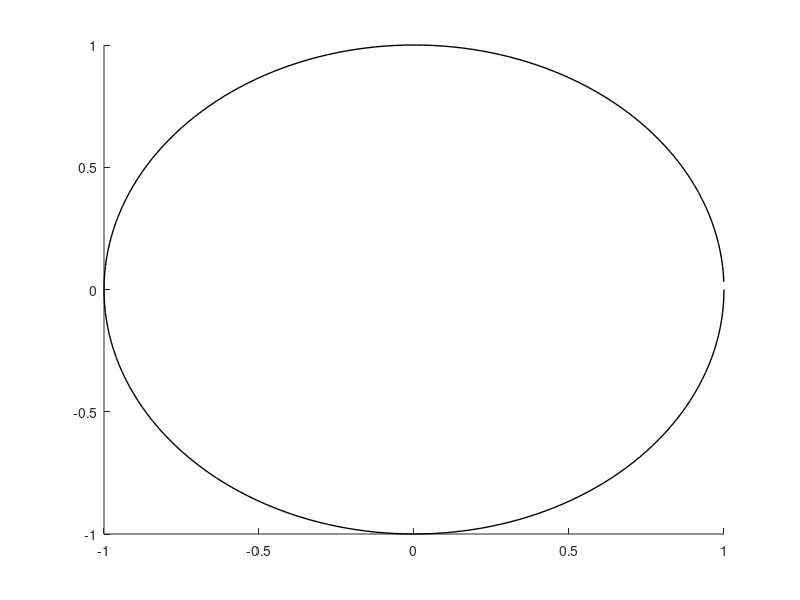

This figure's MATLAB source: (Note: this script raises an error after producing the figure.)
randstate = 0;
randstate = randstate + 1;
randn('state', randstate);

resolution = 200;
aperture = 2;
veci = 160;
I = eye(2);

X = randn(2,4);
R0 = X * X' / size(X,2);
[UR SR URt] = svd(R0);


%%

figure(1); clf;
set(gcf, 'WindowStyle','normal');
set(gcf,'Position', [900 200 400 400]);
aperture = 3.5;
b = 0.35;

        
        SR = diag([1.2 b ]);
        R = UR * SR * UR';
        
        S = zeros(2,resolution);
        for i = 1:resolution
            S(:,i) = [cos(2*pi*i/resolution), sin(2*pi*i/resolution) ]';
        end
        
%         % compute  C
%         s = diag(SR);
%         rootArgs = (aperture^2 * s - 4) ./ (4*aperture^2 * s);
%         nonNegInds = (rootArgs >= 0);
%         sC = zeros(2,1);
%         sC(nonNegInds) = 0.5 + sqrt(rootArgs(nonNegInds));
%         C = R* inv(R + aperture^(-2)* eye(2));
%         CS = C * S;
        
        
        
        % compute c
         F = S ;
        engys = sum(((UR * diag(sqrt(diag(SR))))' * F).^2,1 )  / 2;
        
        rootArgs = (aperture^2 * engys - 4) ./ (4*aperture^2 * engys);
        nonNegInds = (rootArgs >= 0);
        c = zeros(1,200);
        c(1,nonNegInds) = 0.5 + sqrt(rootArgs(1,nonNegInds));
       % c = engys ./ (engys + aperture^(-2));
        % c = engys / 4;
        Sc = S * diag(c);
        Sengys = S * diag(engys);
        
        C2 = F * diag(c) * F' / norm(F(1,:))^2;
        % C2 = 2*F * diag(c) * F' / resolution; % is identical
        
        C2S = C2 * S;
        
        
        textsize = 24;
        hold on;
        line(S(1,:)', S(2,:)', ...
            'Color', 'k', 'LineWidth', 1);
        
        [X Y] = vecLine(UR(:,1));
        line(X, Y, 'Color', 'k', 'LineWidth', 1, 'LineStyle', '--');
        [X Y] = vecLine(-UR(:,1));
        line(X, Y, 'Color', 'k', 'LineWidth', 1, 'LineStyle', '--');
        [X Y] = vecLine(UR(:,2));
        line(X, Y, 'Color', 'k', 'LineWidth', 1, 'LineStyle', '--');
        [X Y] = vecLine(-UR(:,2));
        line(X, Y, 'Color', 'k', 'LineWidth', 1, 'LineStyle', '--');
        
        plot2DEllipseThinAxes(R, 'k', 2, 200);
        
        line(Sc(1,:)', Sc(2,:)', ...
            'Color', 0.7*[0.5 1 0.5], 'LineWidth',1.5);
        line(Sengys(1,:)', Sengys(2,:)', ...
            'Color', 'm', 'LineWidth', 1.5);
        line(C2S(1,:)', C2S(2,:)', ...
            'Color', 'r', 'LineWidth', 2);
        
        hold off;
        set(gca, 'YTick', [-1 0 1],'XLim',[-1.2 1.2], ...
            'YLim', [-1.2 1.2], 'Box', 'on',...
            'XTick', [-1 0 1],'FontSize',textsize);
        
        
    
%%
